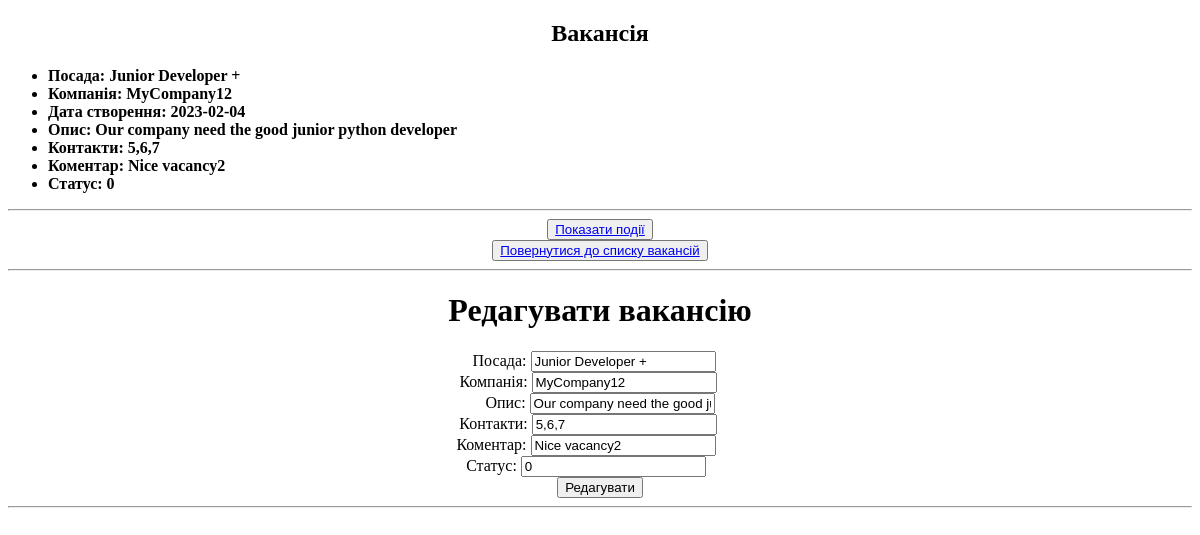
The page /vacancy/1/ on the database as committed earlier.
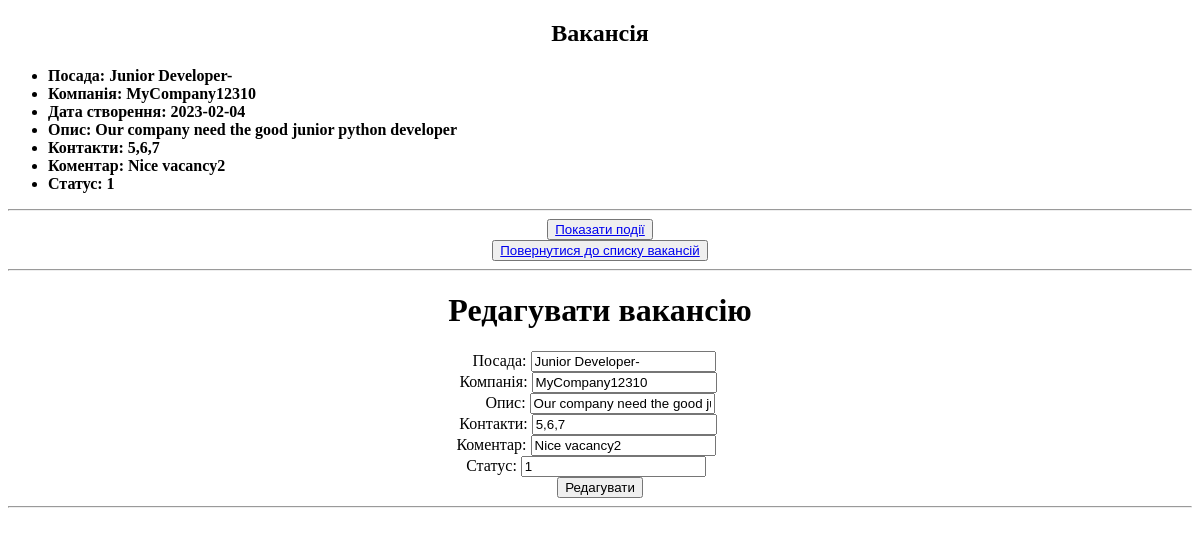
The same page on the database as committed later.
### models.py (models this page shows, shortened)
class Vacancy(Base):
    __tablename__ = 'vacancy'
    id = Column(Integer, primary_key=True, autoincrement=True)
    creation_date = Column(String(20), nullable=False, server_default=func.now())
    status = Column(Integer, nullable=False, default=0)
    position_name = Column(String(120), nullable=False)
    company = Column(String(120), nullable=False)
    description = Column(String(1000), nullable=False)
    contacts_ids = Column(String(120), nullable=False)
    comment = Column(String(120))
    user_id = Column(Integer, ForeignKey('user.id'))

### main.py (the view)
@app.get('/vacancy/<int:vacancy_id>/')
def get_user_vacancy_by_id(vacancy_id):
    vacancy = alchemy_db.db_session.query(Vacancy).where(Vacancy.id == vacancy_id).all()[0]
    return render_template('vacancy_page.html', vacancy=vacancy)

### templates/vacancy_page.html (shortened to what this page needs)
<!DOCTYPE html>
<html lang="en">
<head>
</head>
<body>
<h2 style="text-align: center;"><strong>Вакансія {{vacancy[6]}}</strong></h2>
<ul>
<li><strong>Посада:&nbsp;{{vacancy['position_name']}}</strong></li>
<li><strong>Компанія:&nbsp;{{vacancy['company']}}</strong></li>
<li><strong>Дата створення:&nbsp;{{vacancy['creation_date']}}</strong></li>
<li><strong>Опис:&nbsp;{{vacancy['description']}}</strong></li>
<li><strong>Контакти:&nbsp;{{vacancy['contacts_ids']}}</strong></li>
<li><strong>Коментар:&nbsp;{{vacancy['comment']}}</strong></li>
<li><strong>Статус:&nbsp;{{vacancy['status']}}</strong></li>
</ul>
<hr />
<div style="text-align: center;"><button><a href="events/">Показати події</a></button></div>
<div style="text-align: center;"><button><a href="/vacancy/">Повернутися до списку вакансій</a></button></div>
<hr />
<form action="" method="POST">
<div>
<h1 style="text-align: center;">Редагувати вакансію</h1>
</div>
<div style="text-align: center;"><label for="position">&nbsp; &nbsp; &nbsp;Посада: </label> <input id="position" name="position_name" type="text" value="{{vacancy['position_name']}}"/>&nbsp; &nbsp; &nbsp; &nbsp;&nbsp;</div>
<div style="text-align: center;"><label for="company">&nbsp; Компанія:</label> <input id="company" name="company" type="text" value="{{vacancy['company']}}"/>&nbsp; &nbsp; &nbsp; &nbsp;&nbsp;</div>
<div style="text-align: center;"><label for="description">Опис: </label> <input id="description" name="description" type="text" value="{{vacancy['description']}}"/></div>
<div style="text-align: center;"><label for="contact_ids">&nbsp;Контакти: </label> <input id="contact_ids" name="contacts_ids" type="text" value="{{vacancy['contacts_ids']}}"/>&nbsp; &nbsp; &nbsp; &nbsp;</div>
<div style="text-align: center;"><label for="comment">&nbsp; Коментар: </label> <input id="comment" name="comment" type="text" value="{{vacancy['comment']}}"/>&nbsp; &nbsp; &nbsp; &nbsp; &nbsp;</div>
<div style="text-align: center;"><label for="status">&nbsp; Статус: </label> <input id="status" name="status" type="text" value="{{vacancy['status']}}"/>&nbsp; &nbsp; &nbsp; &nbsp; &nbsp;</div>
<div style="text-align: center;"><button>Редагувати</button></div>
</form>
<hr />
</body>
</html>

Rows that differ between the two databases and show on the page:
changed Vacancy "Our company need the good junior python developer": position_name "Junior Developer +" → "Junior Developer-"; company "MyCompany12" → "MyCompany12310"; status "0" → "1"
